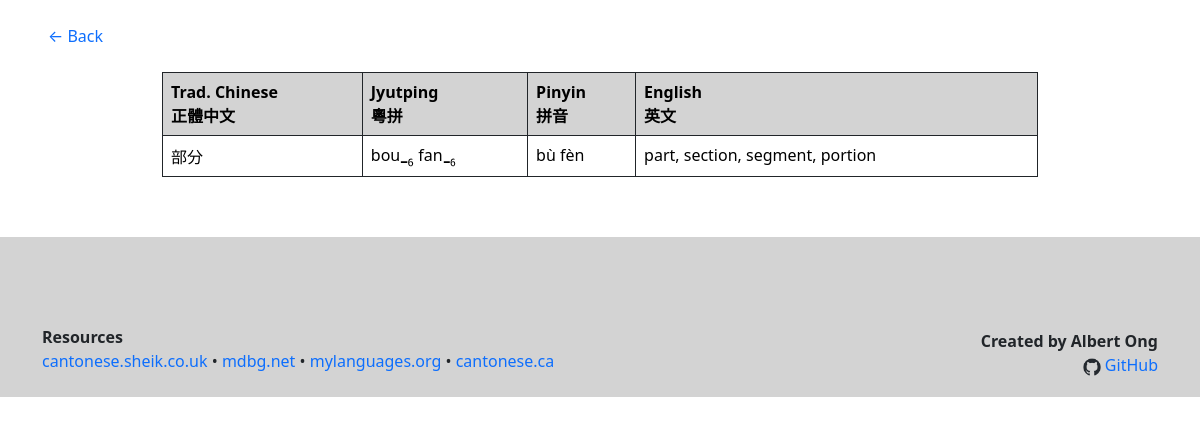
Page /pages/category.php on the committed database.
### tables this page shows
CREATE TABLE "vocabulary" (
	"chinese"	TEXT NOT NULL,
	"chinese_variation"	TEXT,
	"jyutping"	TEXT NOT NULL,
	"pinyin"	TEXT NOT NULL,
	"english"	TEXT NOT NULL,
	"category"	TEXT NOT NULL,
	"subcategory"	TEXT,
	"subcategory2"	TEXT,
	"priority"	INTEGER,
	PRIMARY KEY("chinese","category","subcategory","subcategory2")
);

### pages/category.php (the view, shortened to what this page needs)
<?php
require_once '../includes/functions.php';
?>
<html>
<head>
<link href="https://cdn.jsdelivr.net/npm/bootstrap@5.0.2/dist/css/bootstrap.min.css" rel="stylesheet">
<link rel="stylesheet" href="../assets/custom.css">
</head>
<body>
<div class="mx-5 mt-4">
  <a href="homepage.php">← Back</a>
</div>
<?php
$db = new SQLite3('../database/database.db');
$category_name = $_GET["name"];
$category_parent = $_GET["parent"];
$category_parent2 = $_GET["parent2"];
$category_chinese_name = $_GET["chinese"];
$category_icon = $_GET["icon"];
if ($category_parent == NULL AND $category_parent2 == NULL) {
  $category = "'$category_name'";
  $subcategory = "NULL";
  $subcategory2 = "NULL";
}
echo
"<div class='container mt-3 w-75'>
  <h1>$category_icon $category_name $category_chinese_name</h1>
  <table class='table table-bordered border-dark text-black mt-4 mb-5'>
  <tr class='table-heading'>
    <th>Trad. Chinese<br>正體中文</th>
    <th>Jyutping<br>粵拼</th>
    <th>Pinyin<br>拼音 </th>
    <th>English<br>英文</th>
  </tr>";
if ($subcategory2 == "'States'") {
  $order = "priority ASC, english";
}
else {
  $order = "length(chinese), priority DESC, jyutping";
}
$query = "SELECT * FROM vocabulary
          WHERE category IS $category
          AND subcategory IS $subcategory
          AND subcategory2 IS $subcategory2
          ORDER BY $order";
$res = $db -> query($query);
while ($word = $res -> fetchArray()) {
  $chinese = $word[0];
  $chinese_variation = $word[1] != null ? "<br>" . $word[1] : null;
  $jyutping = formatJyutpingTones($word[2]);
  $pinyin = $word[3];
  $english = $word[4];
  echo "<tr>
          <td>$chinese$chinese_variation</td> <td>$jyutping</td> <td>$pinyin</td> <td>$english</td>
        </tr>";
}
echo "</table></div>";
?>
<nav class="navbar navbar-expand-lg navbar-light bg-lightgray h-20 d-flex align-items-end" style="margin-top: 5%;">
  <div class="container">
    <div class="navbar-collapse">
      <ul class="list-unstyled">
      <li><strong>Resources</strong></li>
      <li>
         <a target="_blank" href="http://www.cantonese.sheik.co.uk/">cantonese.sheik.co.uk</a>
       • <a target="_blank" href="https://www.mdbg.net/chinese/dictionary">mdbg.net</a>
       • <a target="_blank" href="http://mylanguages.org/learn_cantonese.php">mylanguages.org</a>
       • <a target="_blank" href="https://cantonese.ca/">cantonese.ca</a>
      </li>
      </ul>
      <div class="ms-auto mb-2 text-end">
        <strong>Created by Albert Ong</strong><br>
        <img src="../assets/github_icon.png" height="18px">
        <a class="ml-5" target="_blank" href="https://github.com/Albert-C-Ong/Cantonese-Vocabulary-Table">GitHub</a>
      </div>
    </div>
  </div>
</nav>
</body>
</html>

### includes/functions.php
<?php
function formatJyutpingTones($jyutping) {
    $formatted_jyutping = "";
    $jyutping_words = explode(" ", $jyutping);
    foreach ($jyutping_words as $word) {
        $tone_number = $word[-1];
        $syllable = substr($word, 0, -1);
        if (is_numeric($tone_number)) {
            $formatted_jyutping .= "$syllable<img src='../assets/SVG/tone$tone_number.svg' height='22'> ";
        }
        else {
            $formatted_jyutping .= "$word ";
        }
    }
    return $formatted_jyutping;
}
?>

### assets/custom.css (style rules this page uses)
body { min-height: 100%; }
a { text-decoration: none; }
.bg-lightgray { background-color: lightgray; }
.h-20 { height: 20%; }
.table-heading { background-color: lightgray; }
.text-black { color: black; }

### rows in the picture
vocabulary: chinese "部分", jyutping "bou", jyutping "fan", pinyin "bù fèn", english "part, section, segment, portion"
